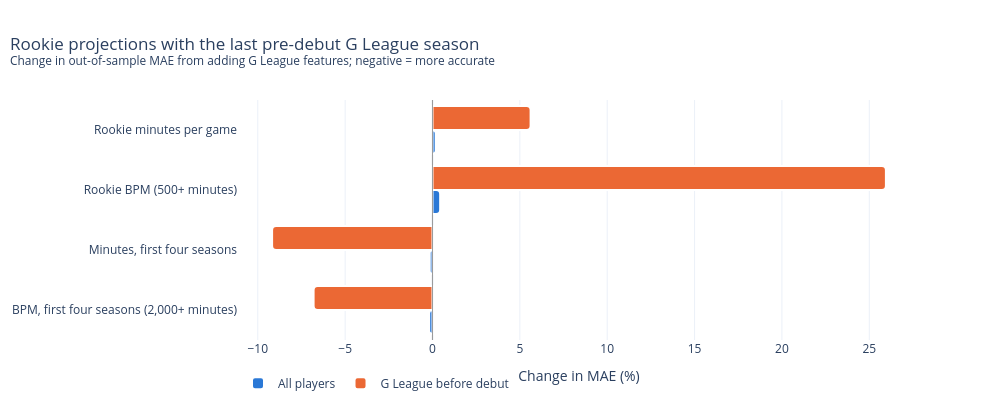

Here is the notebook cell this chart was saved with:
### Markdown cell above
### Rookie projections

### Code cell
rookies = rookie_test(gl)
plot_feature_test(rookies, "Rookie projections with the last pre-debut G League season").show()

### Figure 1 — Plotly figure (JSON) as saved in the notebook; plotly's stock layout.template omitted (floating-point values rounded to 4 significant figures)
{"data": [{"customdata": [[1.307, 1.305, 441.0], [1588.0, 1586.0, 915.0], [1.422, 1.428, 450.0], [5.723, 5.734, 1152.0]], "hovertemplate": "<b>All players</b><br>%{y}<br>MAE %{customdata[0]:.3f} → %{customdata[1]:.3f} (%{x:+.1f}%, n=%{customdata[2]})<extra></extra>", "marker": {"color": "#2a78d6", "cornerradius": 4, "line": {"color": "white", "width": 2}}, "name": "All players", "orientation": "h", "type": "bar", "x": [-0.1896, -0.1583, 0.4395, 0.1867], "y": ["BPM, first four seasons (2,000+ minutes)", "Minutes, first four seasons", "Rookie BPM (500+ minutes)", "Rookie minutes per game"]}, {"customdata": [[1.097, 1.023, 16.0], [1251.0, 1136.0, 73.0], [1.047, 1.318, 14.0], [6.431, 6.792, 90.0]], "hovertemplate": "<b>G League before debut</b><br>%{y}<br>MAE %{customdata[0]:.3f} → %{customdata[1]:.3f} (%{x:+.1f}%, n=%{customdata[2]})<extra></extra>", "marker": {"color": "#eb6834", "cornerradius": 4, "line": {"color": "white", "width": 2}}, "name": "G League before debut", "orientation": "h", "type": "bar", "x": [-6.804, -9.18, 25.95, 5.615], "y": ["BPM, first four seasons (2,000+ minutes)", "Minutes, first four seasons", "Rookie BPM (500+ minutes)", "Rookie minutes per game"]}], "layout": {"bargap": 0.2, "barmode": "group", "height": 420, "hoverlabel": {"bgcolor": "white"}, "legend": {"orientation": "h", "traceorder": "normal", "x": 0, "y": -0.12}, "shapes": [{"line": {"color": "#9a9a9a", "width": 1}, "type": "line", "x0": 0, "x1": 0, "xref": "x", "y0": 0, "y1": 1, "yref": "y domain"}], "title": {"text": "Rookie projections with the last pre-debut G League season<br><sup>Change in out-of-sample MAE from adding G League features; negative = more accurate</sup>", "x": 0.01}, "width": 1000, "xaxis": {"title": {"text": "Change in MAE (%)"}}}}
